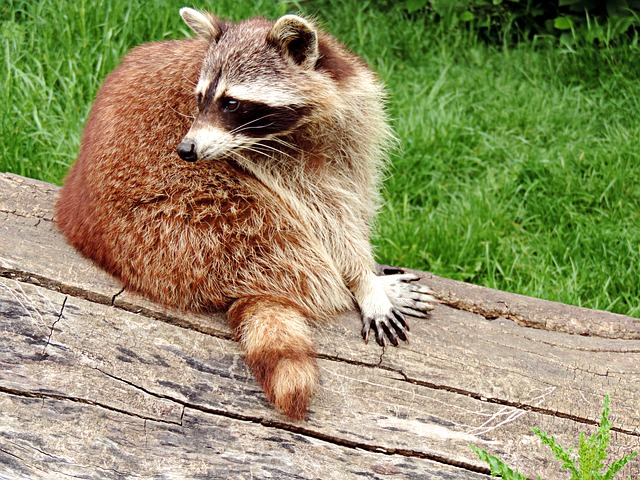
#> input picture Photos/raccoon.jpg, 640 x 480 px, found by its file name
$ python splitmerge.py
#> lines starting #> are read from the running program, lines starting #| are printed output that depends on the picture
import cv2 as cv
import numpy as np

img = cv.imread("Photos/raccoon.jpg")
#> img is the input picture: shape (480, 640, 3); mean B, G, R 101.8, 143.5, 145.8

blank = np.zeros(img.shape[:2], dtype="uint8")

# Spliting of Image into different colours
b, g, r = cv.split(img)
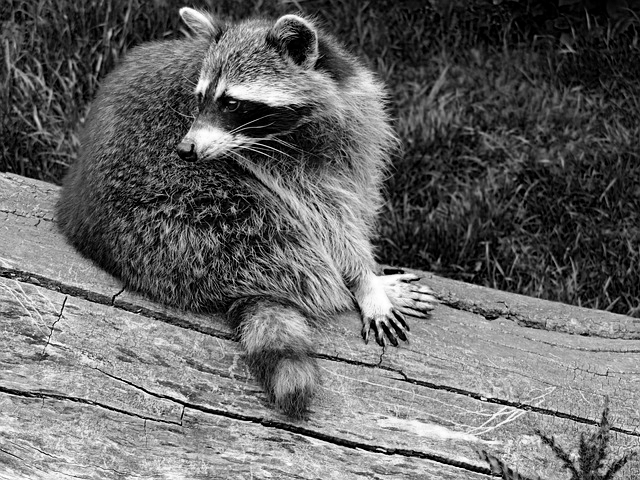
#> b: shape (480, 640); min 0, max 255, mean 101.8
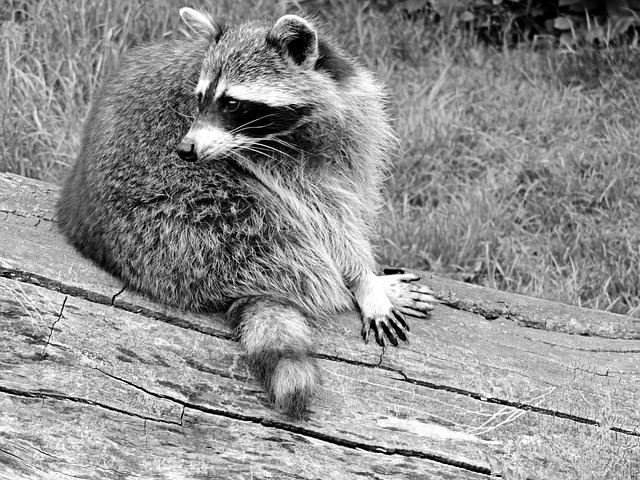
#> g: shape (480, 640); min 0, max 255, mean 143.5
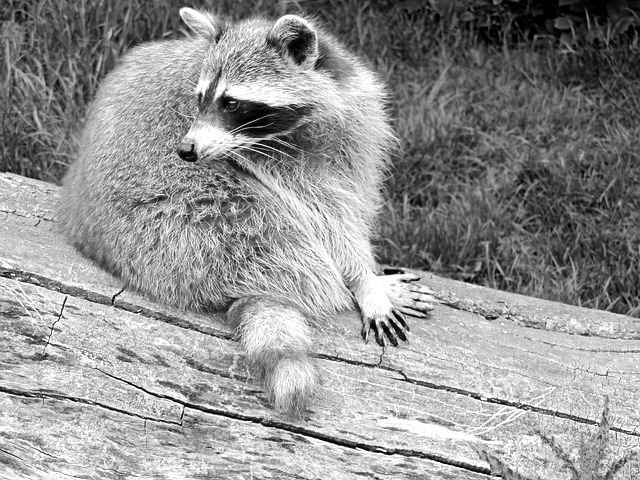
#> r: shape (480, 640); min 0, max 255, mean 145.8

blue = cv.merge([b, blank, blank])
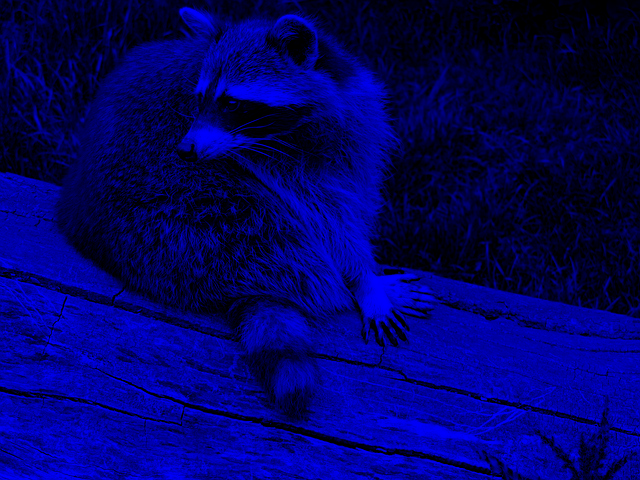
#> blue: shape (480, 640, 3); mean of channels 0, 1, 2 101.8, 0, 0; drawn as B, G, R
green = cv.merge([blank, g, blank])
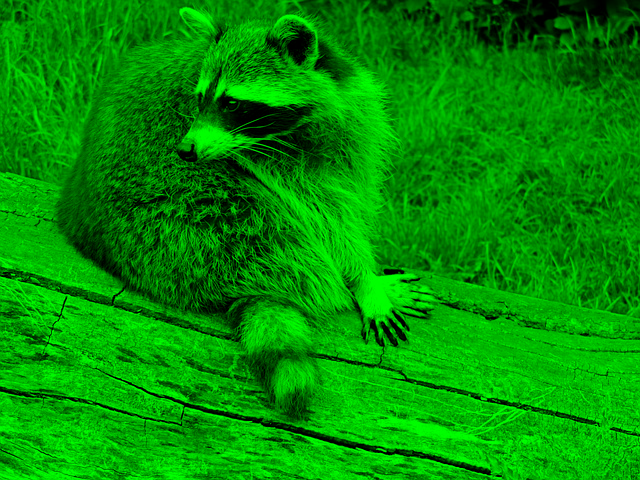
#> green: shape (480, 640, 3); mean of channels 0, 1, 2 0, 143.5, 0; drawn as B, G, R
red = cv.merge([blank, blank, r])
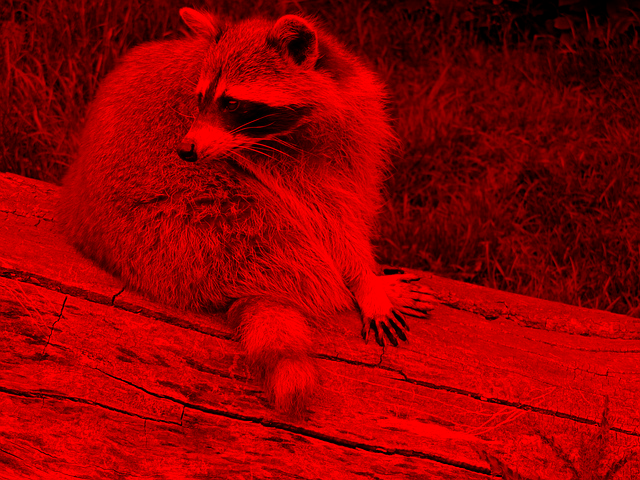
#> red: shape (480, 640, 3); mean of channels 0, 1, 2 0, 0, 145.8; drawn as B, G, R

cv.imshow("Blues", blue)
cv.imshow("Reds", red)
cv.imshow("Greens", green)

#cv.imshow("Blue", b)
#cv.imshow("Red", r)
#cv.imshow("Green", g)

cv.waitKey(0)

$ run again, with Photos/Person.jpg copied over Photos/raccoon.jpg
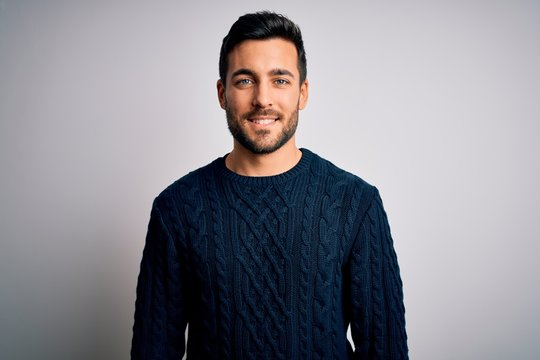
#> input picture Photos/Person.jpg, 540 x 360 px, found by its file name
#> img is the input picture: shape (360, 540, 3); mean B, G, R 145.5, 138.8, 140.1
#> `green = cv.merge([blank, g, blank])`:
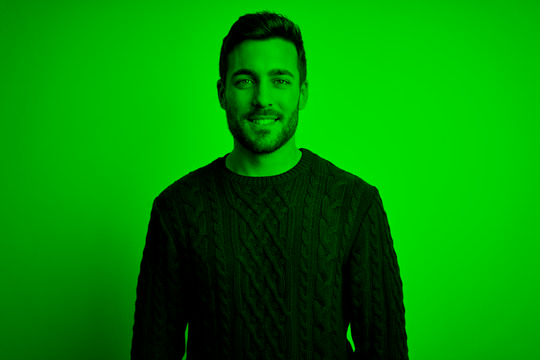
#> green: shape (360, 540, 3); mean of channels 0, 1, 2 0, 138.8, 0; drawn as B, G, R
#> `red = cv.merge([blank, blank, r])`:
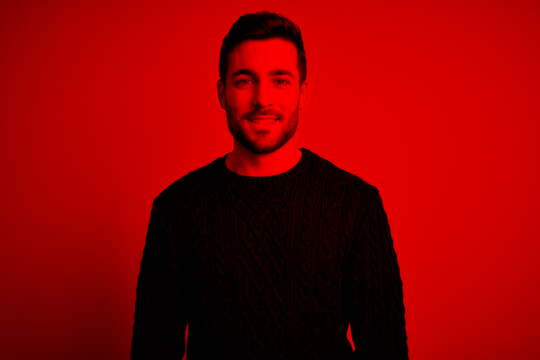
#> red: shape (360, 540, 3); mean of channels 0, 1, 2 0, 0, 140.1; drawn as B, G, R

$ run again, with Photos/grp1.jpg copied over Photos/raccoon.jpg
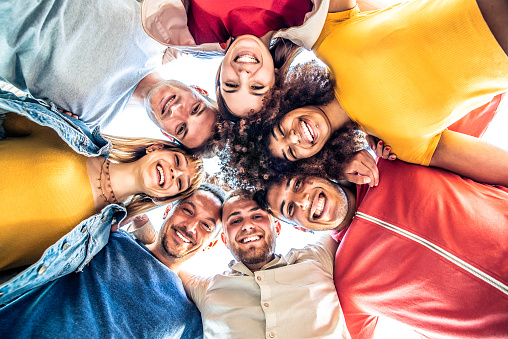
#> input picture Photos/grp1.jpg, 508 x 339 px, found by its file name
#> img is the input picture: shape (339, 508, 3); mean B, G, R 124.3, 143.4, 183.4
#> `green = cv.merge([blank, g, blank])`:
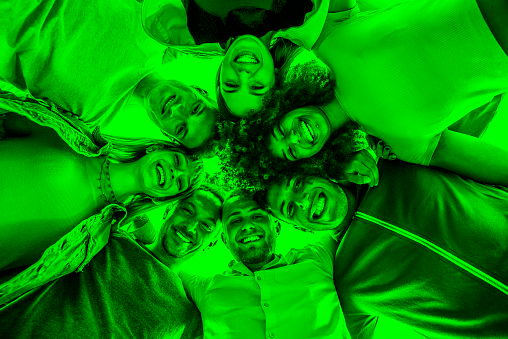
#> green: shape (339, 508, 3); mean of channels 0, 1, 2 0, 143.4, 0; drawn as B, G, R
#> `red = cv.merge([blank, blank, r])`:
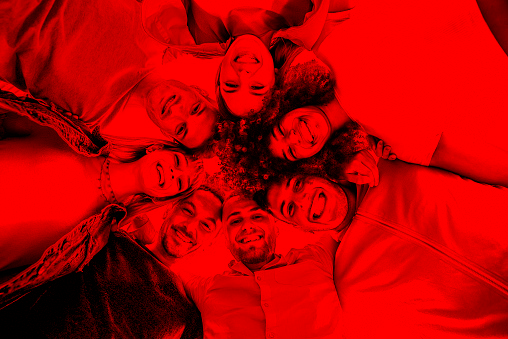
#> red: shape (339, 508, 3); mean of channels 0, 1, 2 0, 0, 183.4; drawn as B, G, R

$ run again, with Photos/grp2.jpg copied over Photos/raccoon.jpg
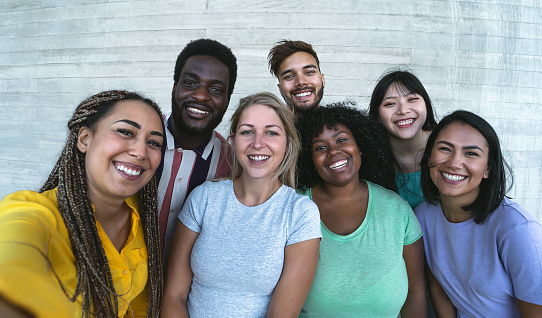
#> input picture Photos/grp2.jpg, 542 x 318 px, found by its file name
#> img is the input picture: shape (318, 542, 3); mean B, G, R 146.3, 148.7, 142.7
#> `green = cv.merge([blank, g, blank])`:
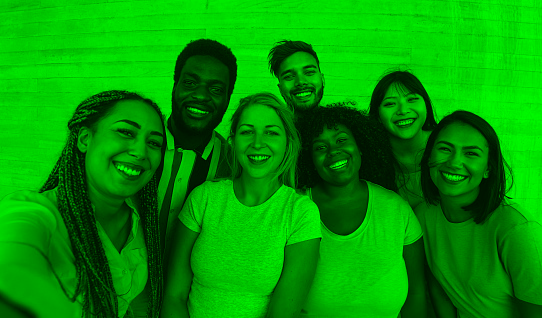
#> green: shape (318, 542, 3); mean of channels 0, 1, 2 0, 148.7, 0; drawn as B, G, R
#> `red = cv.merge([blank, blank, r])`:
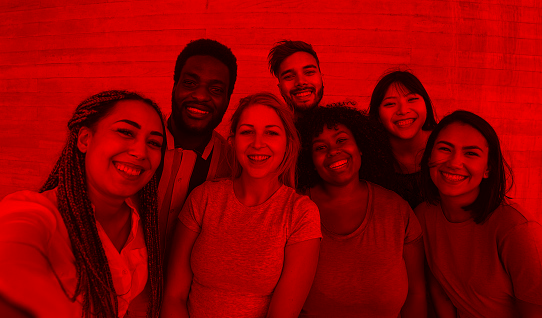
#> red: shape (318, 542, 3); mean of channels 0, 1, 2 0, 0, 142.7; drawn as B, G, R
